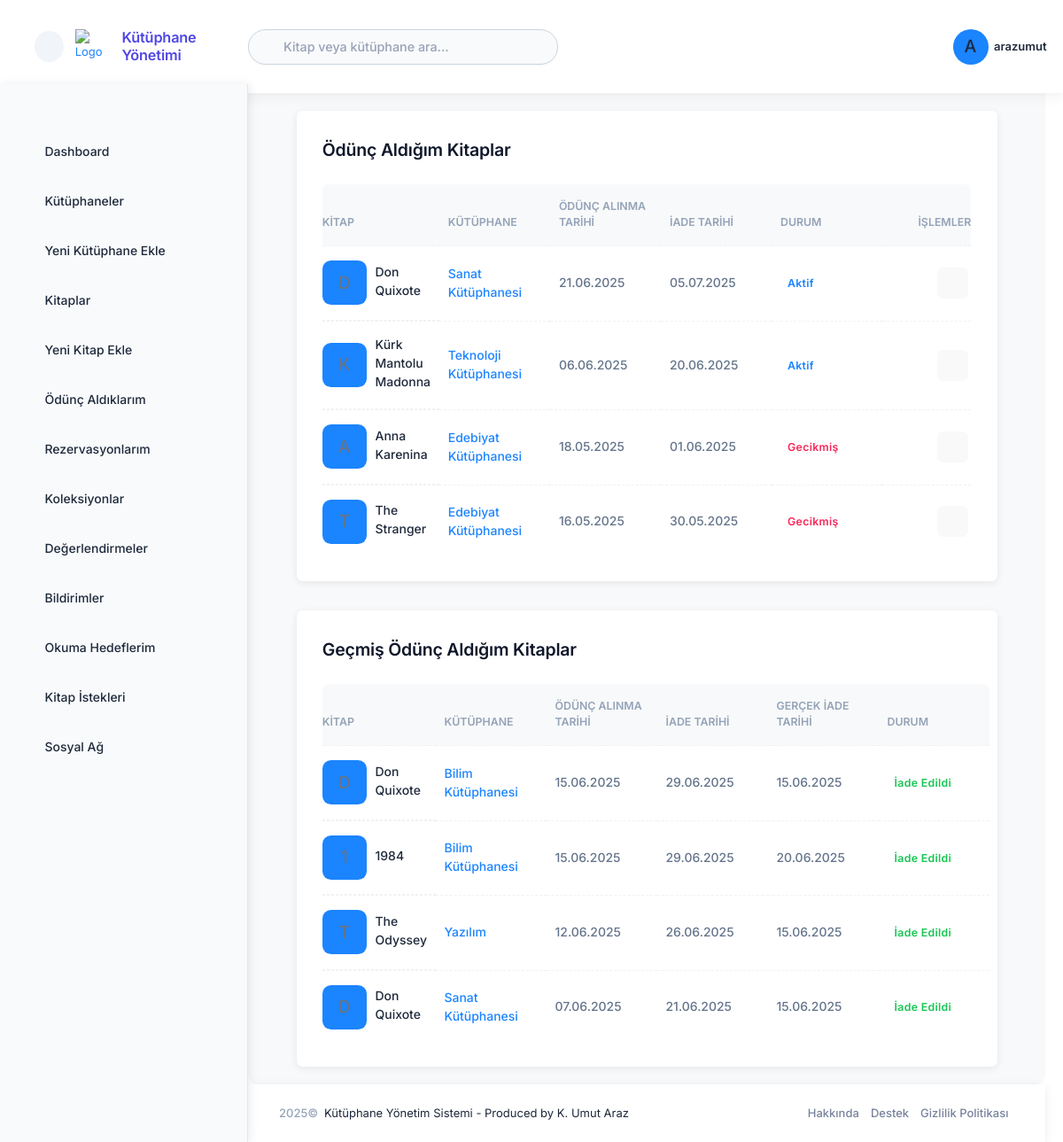
The app's page /accounts/my-books/ (signed in) with its own data.
### accounts/models.py (models this page shows, shortened)
class User(AbstractUser):
    USER_TYPE_CHOICES = (
        ('super_admin', 'Süper Yönetici'),
        ('library_admin', 'Kütüphane Yöneticisi'),
        ('reader', 'Okuyucu'),
    )
    user_type = models.CharField(
        'Kullanıcı Tipi',
        max_length=20,
        choices=USER_TYPE_CHOICES,
        default='reader',
        help_text='Kullanıcı hesabının tipini belirler.',
    )
    profile_picture = models.ImageField('Profil Resmi', upload_to='profile_pictures/', null=True, blank=True)
    phone_number = models.CharField('Telefon Numarası', max_length=20, blank=True, null=True)
    address = models.TextField('Adres', blank=True, null=True)
    class Meta:
        verbose_name = 'kullanıcı'
        verbose_name_plural = 'kullanıcılar'
    @property
    def is_super_admin(self):
        return self.user_type == 'super_admin'
    @property
    def is_library_admin(self):
        return self.user_type == 'library_admin'

### loans/models.py (models this page shows, shortened)
class Loan(models.Model):
    STATUS_CHOICES = (
        ('active', 'Aktif'),
        ('returned', 'İade Edildi'),
        ('overdue', 'Gecikmiş'),
    )
    book = models.ForeignKey('books.Book', verbose_name='Kitap', on_delete=models.CASCADE, related_name='loans')
    borrower = models.ForeignKey(settings.AUTH_USER_MODEL, verbose_name='Ödünç Alan', on_delete=models.CASCADE, related_name='borrowed_books')
    loaned_by = models.ForeignKey(settings.AUTH_USER_MODEL, verbose_name='Ödünç Veren', on_delete=models.CASCADE, related_name='managed_loans')
    loan_date = models.DateTimeField('Ödünç Verme Tarihi', default=timezone.now)
    due_date = models.DateTimeField('İade Tarihi')
    return_date = models.DateTimeField('Gerçek İade Tarihi', blank=True, null=True)
    status = models.CharField('Durum', max_length=10, choices=STATUS_CHOICES, default='active')
    notes = models.TextField('Notlar', blank=True, null=True)
    class Meta:
        ordering = ['-loan_date']
        verbose_name = 'Ödünç Verme'
        verbose_name_plural = 'Ödünç Vermeler'
    @property
    def status_color(self):
        color_map = {
            'active': 'primary',
            'returned': 'success',
            'overdue': 'danger'
        }
        return color_map.get(self.status, 'primary')

### books/models.py (models this page shows, shortened)
class Book(models.Model):
    STATUS_CHOICES = (
        ('available', 'Mevcut'),
        ('borrowed', 'Ödünç Verilmiş'),
        ('reserved', 'Rezerve Edilmiş'),
        ('maintenance', 'Bakımda'),
    )
    title = models.CharField('Başlık', max_length=255)
    author = models.CharField('Yazar', max_length=255)
    isbn = models.CharField('ISBN', max_length=20, blank=True, null=True)
    description = models.TextField('Açıklama', blank=True, null=True)
    cover_image = models.ImageField('Kapak Resmi', upload_to='book_covers/', blank=True, null=True)
    library = models.ForeignKey('libraries.Library', verbose_name='Kütüphane', on_delete=models.CASCADE, related_name='books')
    status = models.CharField('Durum', max_length=20, choices=STATUS_CHOICES, default='available')
    publication_year = models.PositiveIntegerField('Yayın Yılı', blank=True, null=True)
    publisher = models.CharField('Yayınevi', max_length=255, blank=True, null=True)
    language = models.CharField('Dil', max_length=50, blank=True, null=True)
    pages = models.PositiveIntegerField('Sayfa Sayısı', blank=True, null=True)
    created_at = models.DateTimeField('Oluşturulma Tarihi', auto_now_add=True)
    updated_at = models.DateTimeField('Güncellenme Tarihi', auto_now=True)
    class Meta:
        ordering = ['title', 'author']
        verbose_name = 'Kitap'
        verbose_name_plural = 'Kitaplar'

### libraries/models.py (models this page shows, shortened)
class Library(models.Model):
    name = models.CharField('Adı', max_length=255)
    description = models.TextField('Açıklama', blank=True, null=True)
    owner = models.ForeignKey(
        settings.AUTH_USER_MODEL,
        verbose_name='Sahibi',
        on_delete=models.CASCADE,
        related_name='owned_libraries'
    )
    admins = models.ManyToManyField(
        settings.AUTH_USER_MODEL,
        verbose_name='Yöneticiler',
        related_name='administered_libraries',
        blank=True
    )
    created_at = models.DateTimeField('Oluşturulma Tarihi', auto_now_add=True)
    updated_at = models.DateTimeField('Güncellenme Tarihi', auto_now=True)
    address = models.TextField('Adres', blank=True, null=True)
    phone = models.CharField('Telefon', max_length=20, blank=True, null=True)
    email = models.EmailField('E-posta', blank=True, null=True)
    class Meta:
        verbose_name = 'Kütüphane'
        verbose_name_plural = 'Kütüphaneler'
        ordering = ['name']

### accounts/views.py (the view)
# urls.py: path('my-books/', views.my_books, name='my_books'),
def my_books(request):
    from loans.models import Loan
    active_loans = Loan.objects.filter(
        borrower=request.user,
        status__in=['active', 'overdue']
    ).select_related('book', 'book__library')
    past_loans = Loan.objects.filter(
        borrower=request.user,
        status='returned'
    ).select_related('book', 'book__library')
    context = {
        'active_loans': active_loans,
        'past_loans': past_loans
    }
    return render(request, 'accounts/my_books.html', context)

### templates/accounts/my_books.html (shortened to what this page needs)
{% extends 'layouts/base.html' %}
{% load static %}
{% block content %}
<div class="card mb-10">
    <div class="card-header border-0 pt-6">
        <div class="card-title">
            <h2>Ödünç Aldığım Kitaplar</h2>
        </div>
    </div>
    <div class="card-body py-4">
        <table class="table align-middle table-row-dashed fs-6 gy-5" id="kt_active_loans_table">
            <thead>
                <tr class="text-start text-gray-400 fw-bold fs-7 text-uppercase gs-0">
                    <th class="min-w-125px">Kitap</th>
                    <th class="min-w-125px">Kütüphane</th>
                    <th class="min-w-125px">Ödünç Alınma Tarihi</th>
                    <th class="min-w-125px">İade Tarihi</th>
                    <th class="min-w-125px">Durum</th>
                    <th class="text-end min-w-100px">İşlemler</th>
                </tr>
            </thead>
            <tbody class="fw-semibold text-gray-600">
                {% for loan in active_loans %}
                <tr>
                    <td class="d-flex align-items-center">
                        <div class="symbol symbol-50px me-3">
                            {% if loan.book.cover_image %}
                            <img src="{{ loan.book.cover_image.url }}" class="" alt="Book Cover" />
                            {% else %}
                            <div class="symbol-label fs-2 fw-semibold bg-primary text-inverse-primary">{{ loan.book.title|first }}</div>
                            {% endif %}
                        </div>
                        <a href="{% url 'books:detail' loan.book.id %}" class="text-gray-800 text-hover-primary mb-1">{{ loan.book.title }}</a>
                    </td>
                    <td><a href="{% url 'libraries:detail' loan.book.library.id %}">{{ loan.book.library.name }}</a></td>
                    <td>{{ loan.loan_date|date:"d.m.Y" }}</td>
                    <td>{{ loan.due_date|date:"d.m.Y" }}</td>
                    <td><span class="badge badge-light-{{ loan.status_color }} fs-7 fw-bold">{{ loan.get_status_display }}</span></td>
                    <td class="text-end">
                        <a href="{% url 'books:detail' loan.book.id %}" class="btn btn-icon btn-bg-light btn-active-color-primary btn-sm me-1">
                            <i class="ki-outline ki-eye fs-2"></i>
                        </a>
                    </td>
                </tr>
                {% empty %}
                <tr>
                    <td colspan="6" class="text-center">Henüz hiç kitap ödünç almamışsınız.</td>
                </tr>
                {% endfor %}
            </tbody>
        </table>
    </div>
</div>
<div class="card">
    <div class="card-header border-0 pt-6">
        <div class="card-title">
            <h2>Geçmiş Ödünç Aldığım Kitaplar</h2>
        </div>
    </div>
    <div class="card-body py-4">
        <table class="table align-middle table-row-dashed fs-6 gy-5" id="kt_past_loans_table">
            <thead>
                <tr class="text-start text-gray-400 fw-bold fs-7 text-uppercase gs-0">
                    <th class="min-w-125px">Kitap</th>
                    <th class="min-w-125px">Kütüphane</th>
                    <th class="min-w-125px">Ödünç Alınma Tarihi</th>
                    <th class="min-w-125px">İade Tarihi</th>
                    <th class="min-w-125px">Gerçek İade Tarihi</th>
                    <th class="min-w-125px">Durum</th>
                </tr>
            </thead>
            <tbody class="fw-semibold text-gray-600">
                {% for loan in past_loans %}
                <tr>
                    <td class="d-flex align-items-center">
                        <div class="symbol symbol-50px me-3">
                            {% if loan.book.cover_image %}
                            <img src="{{ loan.book.cover_image.url }}" class="" alt="Book Cover" />
                            {% else %}
                            <div class="symbol-label fs-2 fw-semibold bg-primary text-inverse-primary">{{ loan.book.title|first }}</div>
                            {% endif %}
                        </div>
                        <a href="{% url 'books:detail' loan.book.id %}" class="text-gray-800 text-hover-primary mb-1">{{ loan.book.title }}</a>
                    </td>
                    <td><a href="{% url 'libraries:detail' loan.book.library.id %}">{{ loan.book.library.name }}</a></td>
                    <td>{{ loan.loan_date|date:"d.m.Y" }}</td>
                    <td>{{ loan.due_date|date:"d.m.Y" }}</td>
                    <td>{{ loan.return_date|date:"d.m.Y" }}</td>
                    <td><span class="badge badge-light-{{ loan.status_color }} fs-7 fw-bold">{{ loan.get_status_display }}</span></td>
                </tr>
                {% empty %}
                <tr>
                    <td colspan="6" class="text-center">Henüz hiç kitap iade etmemişsiniz.</td>
                </tr>
                {% endfor %}
            </tbody>
        </table>
    </div>
</div>
{% endblock %}

### templates/includes/header.html (shortened to what this page needs)
{% load static %}
<div id="kt_app_header" class="app-header d-flex flex-column flex-stack shadow-sm">
    <div class="d-flex flex-stack flex-grow-1">
        <div class="app-header-logo d-flex align-items-center ps-lg-12" id="kt_app_header_logo">
            <div id="kt_app_sidebar_toggle"
                class="app-sidebar-toggle btn btn-sm btn-icon btn-light rounded-circle me-4 d-none d-lg-flex"
                data-kt-toggle="true" data-kt-toggle-state="active" data-kt-toggle-target="body"
                data-kt-toggle-name="app-sidebar-minimize">
                <i class="ki-outline ki-abstract-14 fs-3"></i>
            </div>
            <a href="{% url 'dashboard' %}" class="app-sidebar-logo d-flex align-items-center">
                <img src="{% static 'media/logos/arazumut_logo.svg' %}" alt="Logo" class="h-40px me-3" />
                <span class="h4 fw-bold text-primary m-0">Kütüphane Yönetimi</span>
            </a>
        </div>
        <div class="app-navbar flex-grow-1 justify-content-end" id="kt_app_header_navbar">
            <div class="app-navbar-item d-flex align-items-stretch flex-lg-grow-1">
                <div id="kt_header_search" class="header-search d-flex align-items-center w-lg-350px"
                    data-kt-search-keypress="true" data-kt-search-min-length="2" data-kt-search-enter="enter"
                    data-kt-search-layout="menu" data-kt-search-responsive="true">
                    <form action="{% url 'search' %}" method="GET" data-kt-search-element="form" class="d-none d-lg-block w-100 position-relative mb-5 mb-lg-0"
                        autocomplete="off">
                        <i class="ki-outline ki-magnifier search-icon fs-2 text-gray-500 position-absolute top-50 translate-middle-y ms-4"></i>
                        <input type="text" class="search-input form-control form-control rounded-pill bg-light border-0 h-40px ps-12"
                            name="q" value="{{ request.GET.q|default:'' }}" placeholder="Kitap veya kütüphane ara..." data-kt-search-element="input" />
                    </form>
                </div>
            </div>
            <div class="app-navbar-item ms-3 ms-lg-5" id="kt_header_user_menu_toggle">
                <div class="cursor-pointer d-flex align-items-center"
                    data-kt-menu-trigger="{default: 'click', lg: 'hover'}" data-kt-menu-attach="parent"
                    data-kt-menu-placement="bottom-end">
                    <div class="symbol symbol-35px symbol-md-40px me-2">
                        {% if user.profile_picture %}
                        <img class="rounded-circle" src="{{ user.profile_picture.url }}" alt="user" />
                        {% else %}
                        <div class="symbol-label fs-2 bg-primary text-white rounded-circle">
                            {{ user.username|first|upper }}
                        </div>
                        {% endif %}
                    </div>
                    <span class="d-none d-md-inline fw-bold">{{ user.get_full_name|default:user.username }}</span>
                    <i class="ki-outline ki-down fs-2 ms-1 d-none d-md-inline"></i>
                </div>
            </div>
        </div>
    </div>
</div>

### records on screen
User: username|first "A", get_full_name "arazumut"
Loan: book "Don Quixote", book.library.name "Sanat Kütüphanesi", loan_date "21.06.2025", due_date "05.07.2025", status "Aktif"
Loan: book "Kürk Mantolu Madonna", book.library.name "Teknoloji Kütüphanesi", loan_date "06.06.2025", due_date "20.06.2025", status "Aktif"
Loan: book "Anna Karenina", book.library.name "Edebiyat Kütüphanesi", loan_date "18.05.2025", due_date "01.06.2025", status "Gecikmiş"
Loan: book "The Stranger", book.library.name "Edebiyat Kütüphanesi", loan_date "16.05.2025", due_date "30.05.2025", status "Gecikmiş"
Loan: book "Don Quixote", book.library.name "Bilim Kütüphanesi", loan_date "15.06.2025", due_date "29.06.2025", return_date "15.06.2025", status "İade Edildi"
Loan: book "1984", book.library.name "Bilim Kütüphanesi", loan_date "15.06.2025", due_date "29.06.2025", return_date "20.06.2025", status "İade Edildi"
Loan: book "The Odyssey", book.library.name "Yazılım", loan_date "12.06.2025", due_date "26.06.2025", return_date "15.06.2025", status "İade Edildi"
Loan: book "Don Quixote", book.library.name "Sanat Kütüphanesi", loan_date "07.06.2025", due_date "21.06.2025", return_date "15.06.2025", status "İade Edildi"
